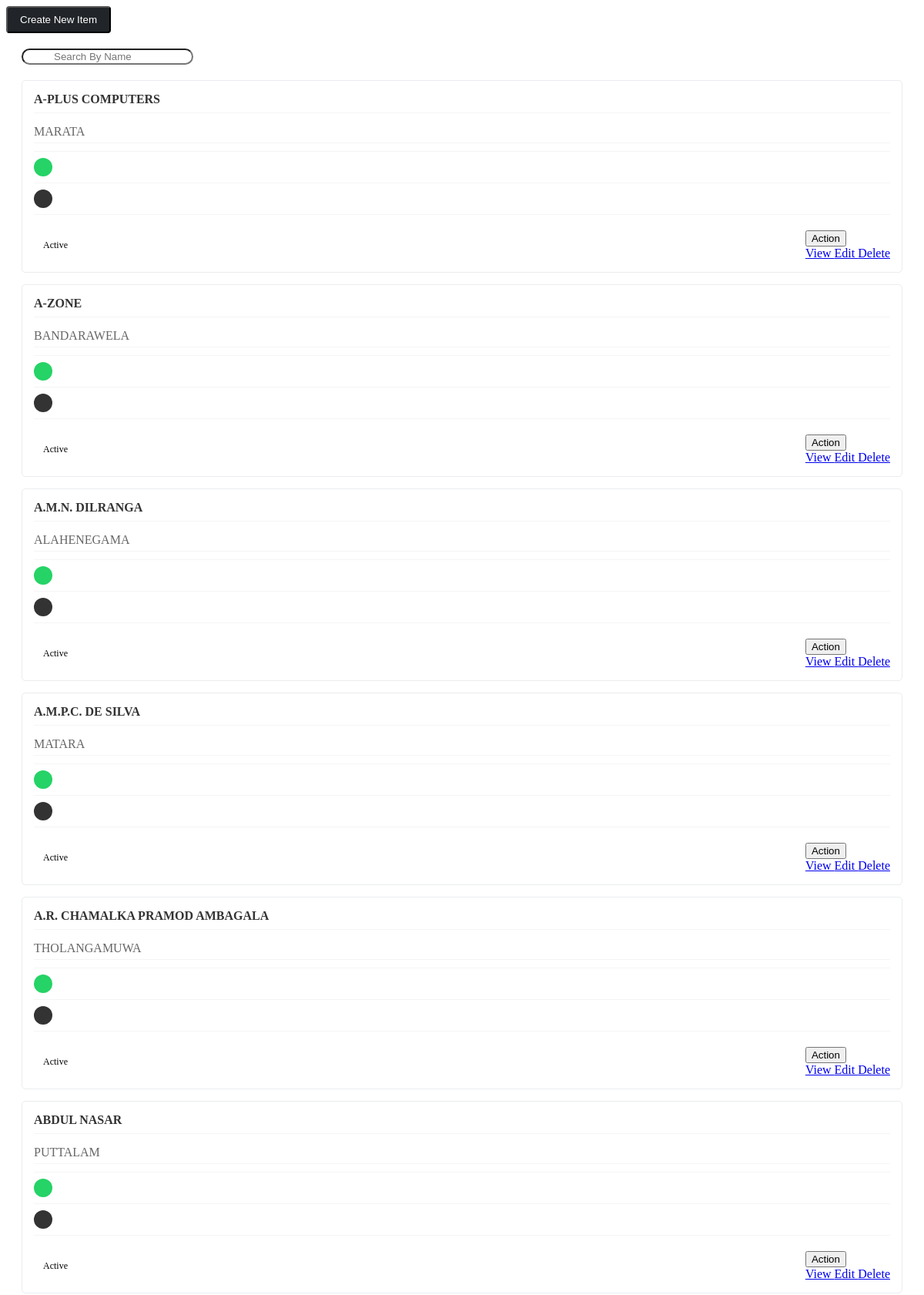
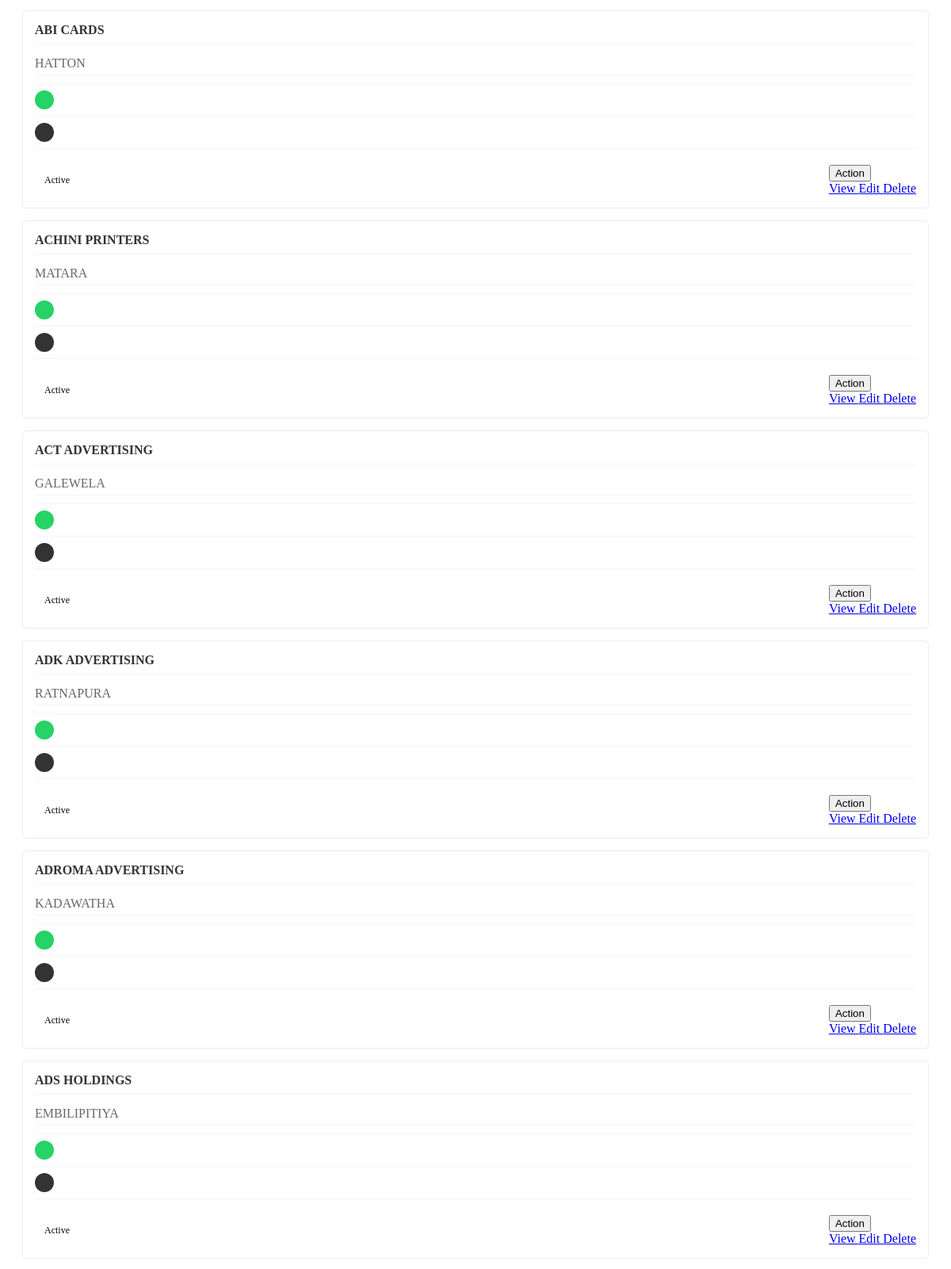
The app's page /admin/suppliers/index.php (upper part) with its own data (2 pictures, top to bottom).
### tables this page shows
CREATE TABLE `supplier_list` (
  `id` int(30) NOT NULL,
  `name` varchar(250) NOT NULL,
  `address` text NOT NULL,
  `contact_person` text NOT NULL,
  `contact` varchar(50) NOT NULL,
  `email` varchar(150) NOT NULL,
  `status` tinyint(1) NOT NULL DEFAULT 1 COMMENT ' 0 = Inactive, 1 = Active',
  `date_created` datetime NOT NULL DEFAULT current_timestamp()
);

### admin/suppliers/index.php (the view, shortened to what this page needs)
<div class="container-fluid items-container">
        <div class="action-header mb-3 text-right">
            <button id="create_new" class="btn btn-create">Create New Item</button>
        </div>
        <div class="card-body">
            <div class="row mb-3">
                <div class="col-md-6 offset-md-3">
                    <div class="search-box">
                        <input type="text" class="form-control" id="search_customer" placeholder="Search By Name">
                    </div>
                </div>
            </div>
            <div class="row" id="customer-list">
                <?php
                $qry = $conn->query("SELECT * from `supplier_list` order by (`name`) asc ");
                while($row = $qry->fetch_assoc()):
                ?>
                <div class="col-lg-6 customer-item" data-name="<?php echo strtolower($row['name']) ?>">
                    <div class="customer-card">
                        <div class="customer-header">
                            <div class="customer-name">
                                <?php echo $row['name'] ?>
                            </div>
                        </div>
                        <div class="info-row">
                            <?php echo $row['address'] ?>
                        </div>
                        <div class="info-row">
                        </div>
                        <div class="contact-row">
                            <div class="contact-icon whatsapp-icon">
                            </div>
                            <?php echo $row['contact_person'] ?><br>
                        </div>
                        <div class="contact-row">
                            <div class="contact-icon phone-icon">
                            </div>
                        </div>
                        <div class="footer-actions">
                            <div>
                                <?php if($row['status'] == 1): ?>
                                    <span class="badge badge-success status-badge">Active</span>
                                <?php else: ?>
                                    <span class="badge badge-secondary status-badge">Inactive</span>
                                <?php endif; ?>
                            </div>
                            <div class="dropdown">
                                <button type="button" class="btn btn-sm btn-outline-secondary dropdown-toggle" data-toggle="dropdown">
                                    Action
                                </button>
                                <div class="dropdown-menu dropdown-menu-right">
                                    <a class="dropdown-item view_data" href="javascript:void(0)" data-id="<?php echo $row['id'] ?>">
                                        <i class="fa fa-info-circle text-primary"></i> View
                                    </a>
                                    <a class="dropdown-item edit_data" href="javascript:void(0)" data-id="<?php echo $row['id'] ?>">
                                        <i class="fa fa-edit text-primary"></i> Edit
                                    </a>
                                    <a class="dropdown-item delete_data" href="javascript:void(0)" data-id="<?php echo $row['id'] ?>">
                                        <i class="fa fa-trash text-danger"></i> Delete
                                    </a>
                                </div>
                            </div>
                        </div>
                    </div>
                </div>
                <?php endwhile; ?>
            </div>
        </div>
    </div>

### admin/suppliers/index.php (style rules this page uses)
.card-body { padding: 20px; }
.customer-card { background-color: #ffffff; border-radius: 5px; border: 1px solid #e9ecef; padding: 15px; margin-bottom: 15px; }
.customer-header { display: flex; justify-content: space-between; align-items: center; margin-bottom: 10px; border-bottom: 1px solid #f5f5f5; padding-bottom: 8px; }
.btn-create { background-color: #212529; color: white; border-radius: 4px; padding: 8px 16px; font-weight: 500; }
.customer-name { font-weight: bold; font-size: 1rem; color: #333; }
.info-row { padding: 5px 0; border-bottom: 1px solid #f5f5f5; color: #666; }
.contact-row { display: flex; align-items: center; padding: 8px 0; border-bottom: 1px solid #f5f5f5; }
.contact-icon { display: inline-flex; align-items: center; justify-content: center; width: 24px; height: 24px; border-radius: 50%; color: white; margin-right: 10px; font-size: 12px; }
.whatsapp-icon { background-color: #25D366; }
.phone-icon { background-color: #333; }
.badge { padding: 4px 8px; border-radius: 15px; font-size: 0.75rem; }
.status-badge { padding: 5px 12px; border-radius: 15px; font-weight: 500; }
.search-box { margin-bottom: 20px; position: relative; }
.search-box input { padding-left: 40px; border-radius: 20px; }
.footer-actions { display: flex; justify-content: space-between; align-items: center; margin-top: 10px; padding-top: 10px; }

### records on screen
supplier_list: name "A-PLUS COMPUTERS", address "MARATA", status "Active"
supplier_list: name "A-ZONE", address "BANDARAWELA", status "Active"
supplier_list: name "A.M.N. DILRANGA", address "ALAHENEGAMA", status "Active"
supplier_list: name "A.M.P.C. DE SILVA", address "MATARA", status "Active"
supplier_list: name "A.R. CHAMALKA PRAMOD AMBAGALA", address "THOLANGAMUWA", status "Active"
supplier_list: name "ABDUL NASAR", address "PUTTALAM", status "Active"
supplier_list: name "ABI CARDS", address "HATTON", status "Active"
supplier_list: name "ACHINI PRINTERS", address "MATARA", status "Active"
supplier_list: name "ACT ADVERTISING", address "GALEWELA", status "Active"
supplier_list: name "ADK ADVERTISING", address "RATNAPURA", status "Active"
supplier_list: name "ADROMA ADVERTISING", address "KADAWATHA", status "Active"
supplier_list: name "ADS HOLDINGS", address "EMBILIPITIYA", status "Active"
